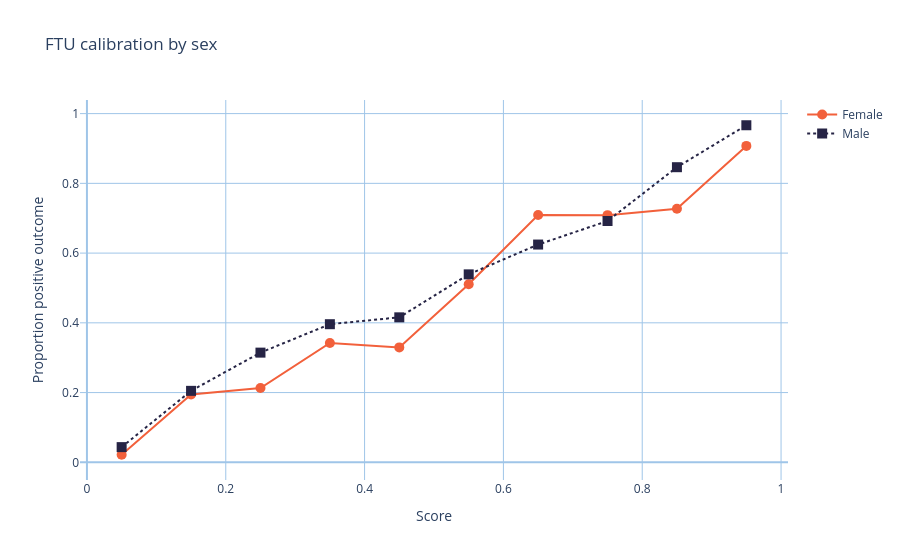

Write notebook code for a chart like this one.
### Code cell
ftu_cal_line = calibration_curves(
    test.salary,
    test_probs,
    test.sex.map({0: "Female", 1: "Male"}),
    title="FTU calibration by sex",
    xlabel="Score",
    ylabel="Proportion positive outcome",
)
ftu_cal_line

### Figure 1 — Plotly figure (JSON) as saved in the notebook; plotly's stock layout.template omitted (floating-point values rounded to 4 significant figures)
{"data": [{"line": {"dash": "solid"}, "marker": {"color": "rgba(242,96,59,1)", "size": 10, "symbol": 0}, "mode": "lines+markers", "name": "Female", "type": "scatter", "x": [0.05, 0.15, 0.25, 0.35, 0.45, 0.55, 0.65, 0.75, 0.85, 0.95], "y": [0.02175, 0.1947, 0.2131, 0.3423, 0.3295, 0.5106, 0.7093, 0.7089, 0.7273, 0.9074]}, {"line": {"dash": "dot"}, "marker": {"color": "rgba(38,36,69,1)", "size": 10, "symbol": 1}, "mode": "lines+markers", "name": "Male", "type": "scatter", "x": [0.05, 0.15, 0.25, 0.35, 0.45, 0.55, 0.65, 0.75, 0.85, 0.95], "y": [0.04364, 0.205, 0.3146, 0.3961, 0.4158, 0.539, 0.6245, 0.692, 0.8463, 0.9666]}], "layout": {"autosize": true, "hovermode": "closest", "paper_bgcolor": "rgba(0,0,0,0)", "plot_bgcolor": "rgba(0,0,0,0)", "title": {"text": "FTU calibration by sex"}, "xaxis": {"fixedrange": true, "gridcolor": "rgb(159, 197, 232)", "hoverformat": ".3f", "title": {"text": "Score"}, "zerolinecolor": "rgb(159, 197, 232)"}, "yaxis": {"fixedrange": true, "gridcolor": "rgb(159, 197, 232)", "title": {"text": "Proportion positive outcome"}, "zerolinecolor": "rgb(159, 197, 232)"}}}
